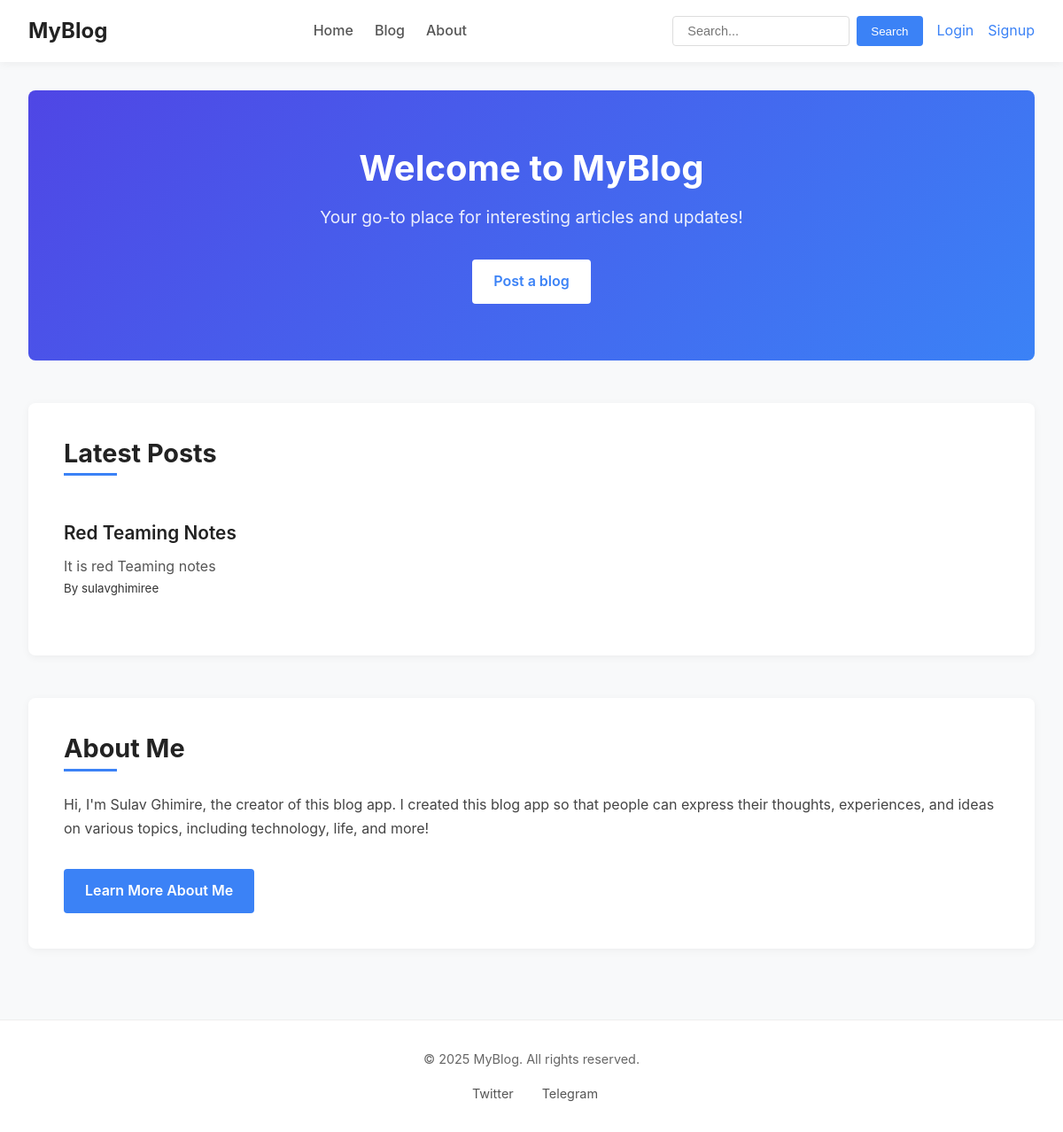
The page / on the database its author committed.
### blog_app/models.py (models this page shows, shortened)
class Blog(models.Model):
    title = models.CharField(max_length=200)
    short_desc = models.CharField(max_length=200)
    content = models.TextField()
    author = models.ForeignKey(User, on_delete=models.CASCADE)
    created = models.DateTimeField(auto_now_add=True)
    updated = models.DateTimeField(auto_now=True)
    is_published = models.BooleanField(default=False)

### blog_app/views.py (the view)
# urls.py: path('', views.home, name='home'),
def home(request):
    blogs = Blog.objects.filter(is_published=True).order_by('-created')[:5]
    return render(request, 'blog_app/home.html', {'blogs':blogs})

### blog_app/templates/blog_app/home.html (shortened to what this page needs)
{% extends 'base.html' %}{% block content %}
<section class="hero">
  <h1>Welcome to MyBlog</h1>
  <p>Your go-to place for interesting articles and updates!</p>
  <a href="{% url 'create-blog' %}" class="cta-button">Post a blog</a>
</section>
<section class="latest-posts">
  <h2>Latest Posts</h2>
  <ul>
    {% for blog in blogs %}
    <li>
      <a href="{% url 'blog-detail' blog.id %}">{{ blog.title }}</a>
      <p>{{ blog.short_desc }}</p>
      <small>By {{blog.author}}</small>
    </li>
    {% empty %}
    <li>No posts available yet. Stay tuned!</li>
    {% endfor %}
  </ul>
</section>
<section class="about">
  <h2>About Me</h2>
  <p>
    Hi, I'm Sulav Ghimire, the creator of this blog app. I created this blog app
    so that people can express their thoughts, experiences, and ideas on various
    topics, including technology, life, and more!
  </p>
  <a href="https://sulavg.com.np" class="cta-button">Learn More About Me</a>
</section>
{% endblock %}

### static/styles.css (style rules this page uses)
* { margin: 0; padding: 0; box-sizing: border-box; }
body { font-family: 'Inter', -apple-system, BlinkMacSystemFont, 'Segoe UI', Roboto, Oxygen, Ubuntu, sans-serif; line-height: 1.6; color: #333; background-color: #f8f9fa; display: flex; flex-direction: column; min-height: 100vh; }
h1, h2, h3, h4, h5, h6 { font-weight: 700; line-height: 1.2; margin-bottom: 1rem; color: #222; }
a { color: #3b82f6; text-decoration: none; transition: color 0.2s ease; }
.hero { text-align: center; padding: 4rem 2rem; background: linear-gradient(135deg, #4f46e5, #3b82f6); color: white; border-radius: 8px; margin-bottom: 3rem; }
.hero h1 { font-size: 2.5rem; margin-bottom: 1rem; color: white; }
.hero p { font-size: 1.2rem; margin-bottom: 2rem; max-width: 600px; margin-left: auto; margin-right: auto; opacity: 0.9; }
.cta-button { display: inline-block; background-color: white; color: #3b82f6; padding: 0.75rem 1.5rem; border-radius: 4px; font-weight: 600; transition: all 0.3s ease; text-decoration: none; }
.latest-posts { background-color: white; border-radius: 8px; padding: 2.5rem; margin-bottom: 3rem; box-shadow: 0 2px 10px rgba(0, 0, 0, 0.05); }
.latest-posts h2 { font-size: 1.8rem; margin-bottom: 1.5rem; position: relative; padding-bottom: 0.5rem; }
.latest-posts h2::after { content: ''; position: absolute; bottom: 0; left: 0; width: 60px; height: 3px; background-color: #3b82f6; }
.latest-posts ul { list-style: none; padding: 0; }
.latest-posts li { padding: 1.5rem 0; border-bottom: 1px solid #eee; }
.latest-posts li:last-child { border-bottom: none; }
.latest-posts li a { font-size: 1.3rem; font-weight: 600; color: #222; margin-bottom: 0.5rem; display: block; transition: color 0.2s ease; }
.latest-posts li p { color: #555; line-height: 1.5; margin-top: 0.5rem; }
.about { background-color: white; border-radius: 8px; padding: 2.5rem; margin-bottom: 3rem; box-shadow: 0 2px 10px rgba(0, 0, 0, 0.05); }
.about h2 { font-size: 1.8rem; margin-bottom: 1.5rem; position: relative; padding-bottom: 0.5rem; }
.about h2::after { content: ''; position: absolute; bottom: 0; left: 0; width: 60px; height: 3px; background-color: #3b82f6; }
.about p { margin-bottom: 2rem; color: #444; line-height: 1.7; }
.about .cta-button { background-color: #3b82f6; color: white; }

### rows shown on the page
Blog: title "Red Teaming Notes", short_desc "It is red Teaming notes", author "sulavghimiree"

### other values the page prints
{{ year|default:"2025" }} "2025"
